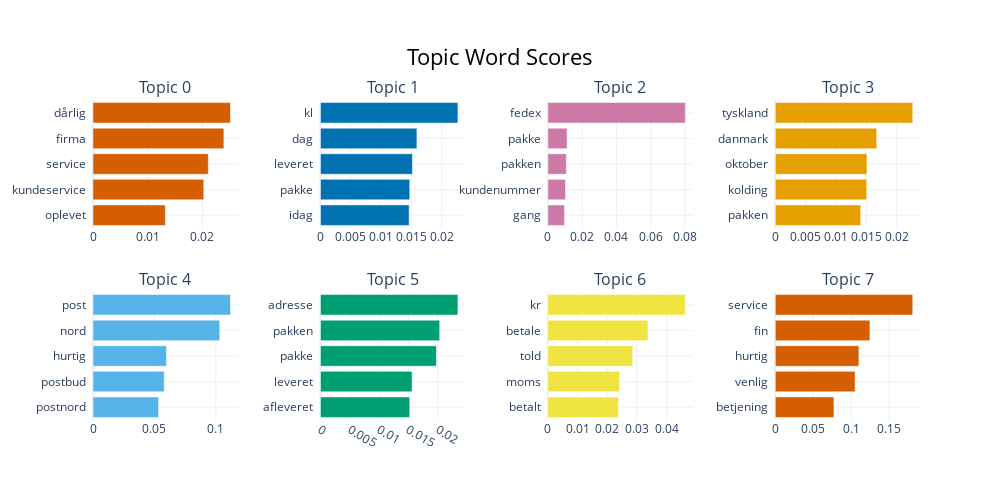

This figure's notebook cell:
### Markdown cell above
~~At least, now the name isn't all stopwords, but it still only puts it in one outlier topic.~~

I think the actual problem is just having way too few documents for it extract topics.

Decreasing `min_topic_size` helped.

### Code cell
topic_model.visualize_barchart()

### Figure 1 — Plotly figure (JSON) as saved in the notebook; plotly's stock layout.template omitted (floating-point values rounded to 4 significant figures)
{"data": [{"marker": {"color": "#D55E00"}, "orientation": "h", "type": "bar", "x": [0.01321, 0.02023, 0.02107, 0.02391, 0.02511], "xaxis": "x", "y": ["oplevet  ", "kundeservice  ", "service  ", "firma  ", "dårlig  "], "yaxis": "y"}, {"marker": {"color": "#0072B2"}, "orientation": "h", "type": "bar", "x": [0.01463, 0.01473, 0.01517, 0.01591, 0.02267], "xaxis": "x2", "y": ["idag  ", "pakke  ", "leveret  ", "dag  ", "kl  "], "yaxis": "y2"}, {"marker": {"color": "#CC79A7"}, "orientation": "h", "type": "bar", "x": [0.009734, 0.0103, 0.01081, 0.01121, 0.08018], "xaxis": "x3", "y": ["gang  ", "kundenummer  ", "pakken  ", "pakke  ", "fedex  "], "yaxis": "y3"}, {"marker": {"color": "#E69F00"}, "orientation": "h", "type": "bar", "x": [0.01407, 0.01506, 0.01509, 0.0167, 0.02263], "xaxis": "x4", "y": ["pakken  ", "kolding  ", "oktober  ", "danmark  ", "tyskland  "], "yaxis": "y4"}, {"marker": {"color": "#56B4E9"}, "orientation": "h", "type": "bar", "x": [0.05339, 0.05799, 0.0598, 0.1032, 0.1119], "xaxis": "x5", "y": ["postnord  ", "postbud  ", "hurtig  ", "nord  ", "post  "], "yaxis": "y5"}, {"marker": {"color": "#009E73"}, "orientation": "h", "type": "bar", "x": [0.01523, 0.01563, 0.01977, 0.02033, 0.02344], "xaxis": "x6", "y": ["afleveret  ", "leveret  ", "pakke  ", "pakken  ", "adresse  "], "yaxis": "y6"}, {"marker": {"color": "#F0E442"}, "orientation": "h", "type": "bar", "x": [0.0238, 0.02414, 0.02857, 0.03374, 0.04631], "xaxis": "x7", "y": ["betalt  ", "moms  ", "told  ", "betale  ", "kr  "], "yaxis": "y7"}, {"marker": {"color": "#D55E00"}, "orientation": "h", "type": "bar", "x": [0.07738, 0.1052, 0.1103, 0.1248, 0.1813], "xaxis": "x8", "y": ["betjening  ", "venlig  ", "hurtig  ", "fin  ", "service  "], "yaxis": "y8"}], "layout": {"annotations": [{"font": {"size": 16}, "showarrow": false, "text": "Topic 0", "x": 0.0875, "xanchor": "center", "xref": "paper", "y": 1, "yanchor": "bottom", "yref": "paper"}, {"font": {"size": 16}, "showarrow": false, "text": "Topic 1", "x": 0.3625, "xanchor": "center", "xref": "paper", "y": 1, "yanchor": "bottom", "yref": "paper"}, {"font": {"size": 16}, "showarrow": false, "text": "Topic 2", "x": 0.6375, "xanchor": "center", "xref": "paper", "y": 1, "yanchor": "bottom", "yref": "paper"}, {"font": {"size": 16}, "showarrow": false, "text": "Topic 3", "x": 0.9125, "xanchor": "center", "xref": "paper", "y": 1, "yanchor": "bottom", "yref": "paper"}, {"font": {"size": 16}, "showarrow": false, "text": "Topic 4", "x": 0.0875, "xanchor": "center", "xref": "paper", "y": 0.4, "yanchor": "bottom", "yref": "paper"}, {"font": {"size": 16}, "showarrow": false, "text": "Topic 5", "x": 0.3625, "xanchor": "center", "xref": "paper", "y": 0.4, "yanchor": "bottom", "yref": "paper"}, {"font": {"size": 16}, "showarrow": false, "text": "Topic 6", "x": 0.6375, "xanchor": "center", "xref": "paper", "y": 0.4, "yanchor": "bottom", "yref": "paper"}, {"font": {"size": 16}, "showarrow": false, "text": "Topic 7", "x": 0.9125, "xanchor": "center", "xref": "paper", "y": 0.4, "yanchor": "bottom", "yref": "paper"}], "height": 500, "hoverlabel": {"bgcolor": "white", "font": {"family": "Rockwell", "size": 16}}, "showlegend": false, "title": {"font": {"color": "Black", "size": 22}, "text": "Topic Word Scores", "x": 0.5, "xanchor": "center", "yanchor": "top"}, "width": 1000, "xaxis": {"anchor": "y", "domain": [0, 0.175], "showgrid": true}, "xaxis2": {"anchor": "y2", "domain": [0.275, 0.45], "showgrid": true}, "xaxis3": {"anchor": "y3", "domain": [0.55, 0.725], "showgrid": true}, "xaxis4": {"anchor": "y4", "domain": [0.825, 1], "showgrid": true}, "xaxis5": {"anchor": "y5", "domain": [0, 0.175], "showgrid": true}, "xaxis6": {"anchor": "y6", "domain": [0.275, 0.45], "showgrid": true}, "xaxis7": {"anchor": "y7", "domain": [0.55, 0.725], "showgrid": true}, "xaxis8": {"anchor": "y8", "domain": [0.825, 1], "showgrid": true}, "yaxis": {"anchor": "x", "domain": [0.6, 1], "showgrid": true}, "yaxis2": {"anchor": "x2", "domain": [0.6, 1], "showgrid": true}, "yaxis3": {"anchor": "x3", "domain": [0.6, 1], "showgrid": true}, "yaxis4": {"anchor": "x4", "domain": [0.6, 1], "showgrid": true}, "yaxis5": {"anchor": "x5", "domain": [0, 0.4], "showgrid": true}, "yaxis6": {"anchor": "x6", "domain": [0, 0.4], "showgrid": true}, "yaxis7": {"anchor": "x7", "domain": [0, 0.4], "showgrid": true}, "yaxis8": {"anchor": "x8", "domain": [0, 0.4], "showgrid": true}}}
